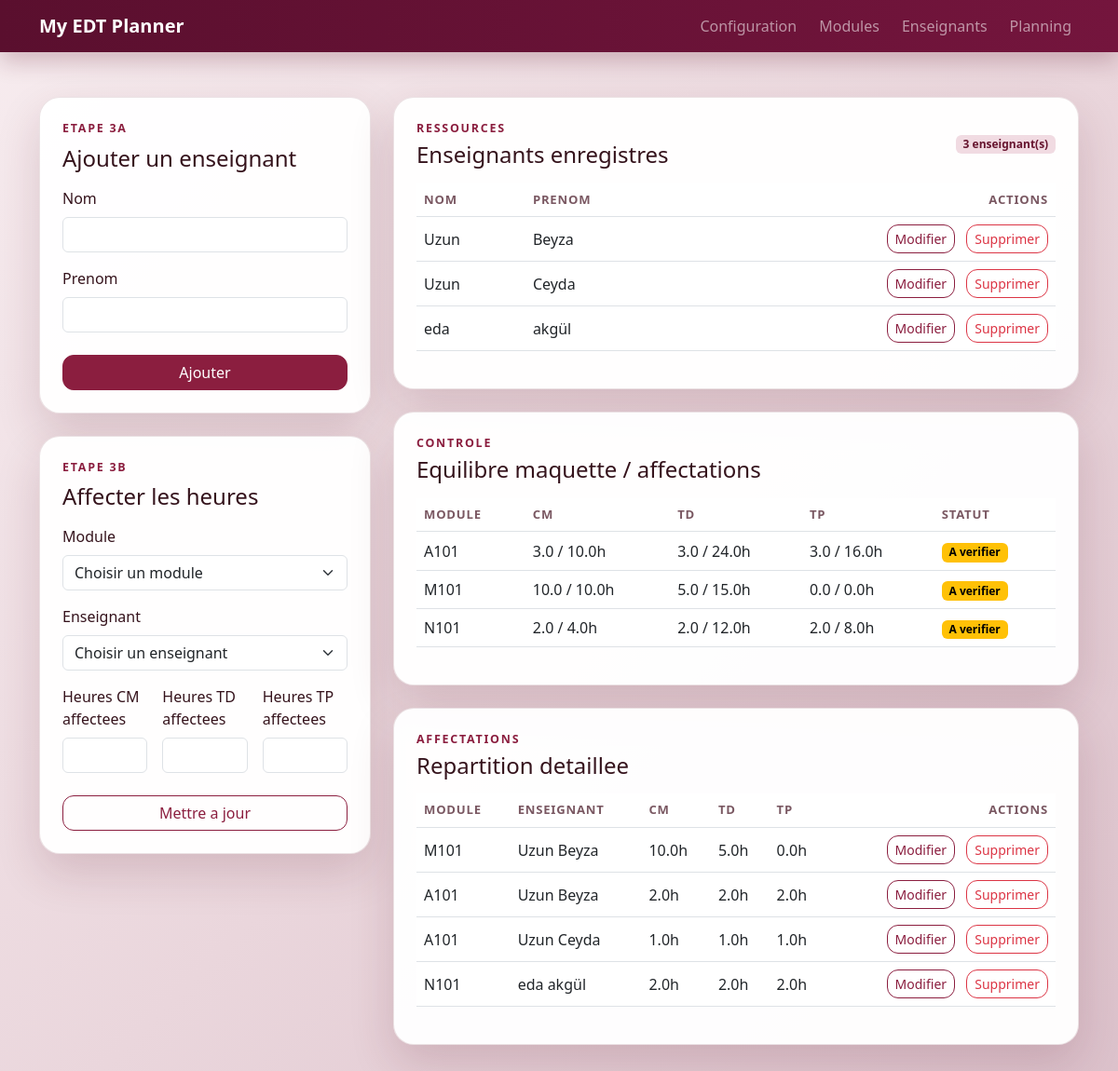
Page /instructors on the committed database.
### models.py (models this page shows)
class Instructor(db.Model):
    id = db.Column(db.Integer, primary_key=True)
    instructor_name = db.Column(db.String(100), nullable=False)
    instructor_surname = db.Column(db.String(100), nullable=False)
    @property
    def full_name(self):
        return f"{self.instructor_name} {self.instructor_surname}"

class Module(db.Model):
    id = db.Column(db.Integer, primary_key=True)
    module_code = db.Column(db.String(50), nullable=False, unique=True)
    module_name = db.Column(db.String(100), nullable=False)
    cm_hours = db.Column(db.Integer, nullable=False, default=0)
    td_hours = db.Column(db.Integer, nullable=False, default=0)
    tp_hours = db.Column(db.Integer, nullable=False, default=0)
    def reference_hours(self, session_type):
        if session_type == "CM":
            return self.cm_hours
        if session_type == "TD":
            return self.td_hours
        return self.tp_hours

class TeachingAssignment(db.Model):
    id = db.Column(db.Integer, primary_key=True)
    module_id = db.Column(db.Integer, db.ForeignKey("module.id"), nullable=False)
    instructor_id = db.Column(db.Integer, db.ForeignKey("instructor.id"), nullable=False)
    cm_hours = db.Column(db.Float, nullable=False, default=0)
    td_hours = db.Column(db.Float, nullable=False, default=0)
    tp_hours = db.Column(db.Float, nullable=False, default=0)
    module = db.relationship("Module", backref=db.backref("assignments", lazy=True, cascade="all, delete-orphan"))
    instructor = db.relationship("Instructor", backref=db.backref("assignments", lazy=True, cascade="all, delete-orphan"))
    __table_args__ = (db.UniqueConstraint("module_id", "instructor_id", name="uq_assignment_module_instructor"),)
    def hours_for(self, session_type):
        if session_type == "CM":
            return self.cm_hours
        if session_type == "TD":
            return self.td_hours
        return self.tp_hours

### routes.py (the view, shortened to what this page needs)
    @app.route("/instructors", methods=["GET", "POST"])
    def manage_instructors():
        training = get_training()
        instructor_form = InstructorForm(prefix="teacher")
        assignment_form = AssignmentForm(prefix="assignment")
        delete_form = DeleteForm()
        assignment_form.module_id.choices = build_module_choices()
        assignment_form.instructor_id.choices = build_instructor_choices()
        return render_instructors_page(instructor_form, assignment_form, delete_form, training)

### forms.py
class InstructorForm(FlaskForm):
    instructor_name = StringField("Nom", validators=[DataRequired(), Length(max=100)])
    instructor_surname = StringField("Prenom", validators=[DataRequired(), Length(max=100)])
    submit = SubmitField("Ajouter")

class AssignmentForm(FlaskForm):
    module_id = SelectField("Module", coerce=int, validators=[NumberRange(min=1, message="Choisissez un module.")])
    instructor_id = SelectField("Enseignant", coerce=int, validators=[NumberRange(min=1, message="Choisissez un enseignant.")])
    cm_hours = FloatField("Heures CM affectees", validators=[InputRequired(), NumberRange(min=0, max=500)])
    td_hours = FloatField("Heures TD affectees", validators=[InputRequired(), NumberRange(min=0, max=500)])
    tp_hours = FloatField("Heures TP affectees", validators=[InputRequired(), NumberRange(min=0, max=500)])
    submit = SubmitField("Mettre a jour")

### models.py (called while the page is built)
    def group_multiplier(self, session_type):
        if session_type == "TD":
            return max(self.td_groups, 1)
        if session_type == "TP":
            return max(self.tp_groups, 1)
        return 1

### services.py (called while the page is built)
def get_training():
    return Training.query.order_by(Training.id.asc()).first()

def build_module_choices():
    return [(0, "Choisir un module")] + [
        (module.id, f"{module.module_code} - {module.module_name}")
        for module in Module.query.order_by(Module.module_code.asc()).all()
    ]

def build_instructor_choices():
    return [(0, "Choisir un enseignant")] + [
        (instructor.id, instructor.full_name)
        for instructor in Instructor.query.order_by(Instructor.instructor_surname.asc(), Instructor.instructor_name.asc()).all()
    ]

def effective_reference_hours(module, training, session_type):
    if module is None:
        return 0
    multiplier = training.group_multiplier(session_type) if training else 1
    return float(module.reference_hours(session_type) * multiplier)

def assigned_hours(module_id, session_type):
    assignments = TeachingAssignment.query.filter_by(module_id=module_id).all()
    return round(sum(assignment.hours_for(session_type) for assignment in assignments), 2)

### templates/instructors.html (shortened to what this page needs)
{% extends "base.html" %}
{% block content %}
<div class="row g-4">
    <div class="col-xl-4">
        <div class="content-card p-4 mb-4">
            <p class="section-kicker mb-2">Etape 3A</p>
            <h1 class="h4 mb-3">{{ 'Modifier un enseignant' if editing_instructor else 'Ajouter un enseignant' }}</h1>
            <form method="POST" novalidate action="{{ url_for('edit_instructor', instructor_id=editing_instructor.id) if editing_instructor else url_for('manage_instructors') }}">
                <div class="mb-3">{{ instructor_form.instructor_name.label(class="form-label") }}{{ instructor_form.instructor_name(class="form-control") }}</div>
                <div class="mb-4">{{ instructor_form.instructor_surname.label(class="form-label") }}{{ instructor_form.instructor_surname(class="form-control") }}</div>
                {{ instructor_form.submit(class="btn btn-primary w-100", value='Mettre a jour' if editing_instructor else 'Ajouter') }}
            </form>
        </div>
        <div class="content-card p-4">
            <p class="section-kicker mb-2">Etape 3B</p>
            <h2 class="h4 mb-3">{{ 'Modifier une affectation' if editing_assignment else 'Affecter les heures' }}</h2>
            <form method="POST" novalidate action="{{ url_for('edit_assignment', assignment_id=editing_assignment.id) if editing_assignment else url_for('manage_instructors') }}">
                <div class="mb-3">{{ assignment_form.module_id.label(class="form-label") }}{{ assignment_form.module_id(class="form-select") }}</div>
                <div class="mb-3">{{ assignment_form.instructor_id.label(class="form-label") }}{{ assignment_form.instructor_id(class="form-select") }}</div>
                <div class="row g-3 mb-4">
                    <div class="col-md-4">{{ assignment_form.cm_hours.label(class="form-label") }}{{ assignment_form.cm_hours(class="form-control", min="0", step="0.5") }}</div>
                    <div class="col-md-4">{{ assignment_form.td_hours.label(class="form-label") }}{{ assignment_form.td_hours(class="form-control", min="0", step="0.5") }}</div>
                    <div class="col-md-4">{{ assignment_form.tp_hours.label(class="form-label") }}{{ assignment_form.tp_hours(class="form-control", min="0", step="0.5") }}</div>
                </div>
                {{ assignment_form.submit(class="btn btn-outline-primary w-100", value='Mettre a jour' if editing_assignment else 'Mettre a jour') }}
            </form>
        </div>
    </div>
    <div class="col-xl-8">
        <div class="content-card p-4 mb-4">
            <div class="d-flex justify-content-between align-items-center mb-3">
                <div>
                    <p class="section-kicker mb-1">Ressources</p>
                    <h2 class="h4 mb-0">Enseignants enregistres</h2>
                </div>
                <span class="badge text-bg-light">{{ instructors|length }} enseignant(s)</span>
            </div>
            {% if instructors %}
            <div class="table-responsive">
                <table class="table align-middle">
                    <thead><tr><th>Nom</th><th>Prenom</th><th class="text-end no-print">Actions</th></tr></thead>
                    <tbody>
                        {% for instructor in instructors %}
                        <tr>
                            <td>{{ instructor.instructor_name }}</td>
                            <td>{{ instructor.instructor_surname }}</td>
                            <td class="text-end no-print">
                                <a href="{{ url_for('edit_instructor', instructor_id=instructor.id) }}" class="btn btn-sm btn-outline-primary me-2">Modifier</a>
                                <form method="POST" action="{{ url_for('delete_instructor', instructor_id=instructor.id) }}" class="d-inline">
                                    <button type="submit" class="btn btn-sm btn-outline-danger">Supprimer</button>
                                </form>
                            </td>
                        </tr>
                        {% endfor %}
                    </tbody>
                </table>
            </div>
            {% else %}
            <div class="empty-state">No instructors yet.</div>
            {% endif %}
        </div>
        <div class="content-card p-4 mb-4">
            <p class="section-kicker mb-1">Controle</p>
            <h2 class="h4 mb-3">Equilibre maquette / affectations</h2>
            {% if assignment_rows %}
            <div class="table-responsive">
                <table class="table align-middle">
                    <thead>
                        <tr><th>Module</th><th>CM</th><th>TD</th><th>TP</th><th>Statut</th></tr>
                    </thead>
                    <tbody>
                        {% for row in assignment_rows %}
                        <tr>
                            <td>{{ row.module.module_code }}</td>
                            <td>{{ row.allocated.CM }} / {{ row.expected.CM }}h</td>
                            <td>{{ row.allocated.TD }} / {{ row.expected.TD }}h</td>
                            <td>{{ row.allocated.TP }} / {{ row.expected.TP }}h</td>
                            <td>
                                <span class="badge {{ 'text-bg-success' if row.balanced else 'text-bg-warning' }}">
                                    {{ 'OK' if row.balanced else 'A verifier' }}
                                </span>
                            </td>
                        </tr>
                        {% endfor %}
                    </tbody>
                </table>
            </div>
            {% else %}
            <div class="empty-state">Aucun module a controler.</div>
            {% endif %}
        </div>
        <div class="content-card p-4">
            <p class="section-kicker mb-1">Affectations</p>
            <h2 class="h4 mb-3">Repartition detaillee</h2>
            {% if assignments %}
            <div class="table-responsive">
                <table class="table align-middle">
                    <thead><tr><th>Module</th><th>Enseignant</th><th>CM</th><th>TD</th><th>TP</th><th class="text-end no-print">Actions</th></tr></thead>
                    <tbody>
                        {% for assignment in assignments %}
                        <tr>
                            <td>{{ assignment.module.module_code }}</td>
                            <td>{{ assignment.instructor.full_name }}</td>
                            <td>{{ assignment.cm_hours }}h</td>
                            <td>{{ assignment.td_hours }}h</td>
                            <td>{{ assignment.tp_hours }}h</td>
                            <td class="text-end no-print">
                                <a href="{{ url_for('edit_assignment', assignment_id=assignment.id) }}" class="btn btn-sm btn-outline-primary me-2">Modifier</a>
                                <form method="POST" action="{{ url_for('delete_assignment', assignment_id=assignment.id) }}" class="d-inline">
                                    <button type="submit" class="btn btn-sm btn-outline-danger">Supprimer</button>
                                </form>
                            </td>
                        </tr>
                        {% endfor %}
                    </tbody>
                </table>
            </div>
            {% else %}
            <div class="empty-state">Aucune affectation enregistree.</div>
            {% endif %}
        </div>
    </div>
</div>
{% endblock %}

### templates/base.html (shortened to what this page needs)
<!DOCTYPE html>
<html lang="fr">
<head>
    <link href="https://cdn.jsdelivr.net/npm/bootstrap@5.3.0-alpha3/dist/css/bootstrap.min.css" rel="stylesheet">
    <link rel="stylesheet" href="{{ url_for('static', filename='style.css') }}">
</head>
<body>
    <nav class="navbar navbar-expand-lg navbar-dark app-navbar no-print">
        <div class="container">
            <a class="navbar-brand fw-semibold" href="{{ url_for('home') }}">My EDT Planner</a>
            <div class="collapse navbar-collapse" id="navbarNav">
                <ul class="navbar-nav ms-auto gap-lg-2">
                    <li class="nav-item"><a class="nav-link" href="{{ url_for('configure') }}">Configuration</a></li>
                    <li class="nav-item"><a class="nav-link" href="{{ url_for('manage_modules') }}">Modules</a></li>
                    <li class="nav-item"><a class="nav-link" href="{{ url_for('manage_instructors') }}">Enseignants</a></li>
                    <li class="nav-item"><a class="nav-link" href="{{ url_for('manage_schedule') }}">Planning</a></li>
                </ul>
            </div>
        </div>
    </nav>
    <main class="container py-4 py-lg-5">
        {% block content %}{% endblock %}
    </main>
</body>
</html>

### static/style.css (style rules this page uses)
:root { --app-bg: linear-gradient(135deg, #f7ecef 0%, #ead6dc 52%, #dbc0ca 100%); --nav-bg: #5a0f2e; --nav-bg-soft: #74153d; --accent: #8b1e3f; --accent-strong: #67152f; --accent-soft: #f1dbe2; --text-main: #35131c; --text-muted: #7a5862; --border-soft: rgba(90, 18, 39, 0.12); --card-shadow: 0 20px 48px rgba(90, 18, 39, 0.16); }
body { font-family: "Segoe UI", Tahoma, Geneva, Verdana, sans-serif; margin: 0; padding: 0; background: var(--app-bg); min-height: 100vh; color: var(--text-main); }
.app-navbar { background: linear-gradient(90deg, var(--nav-bg) 0%, var(--nav-bg-soft) 100%); box-shadow: 0 10px 24px rgba(90, 18, 39, 0.24); }
.hero-card, .content-card { background: rgba(255, 255, 255, 0.96); border-radius: 22px; box-shadow: var(--card-shadow); border: 1px solid var(--border-soft); }
.section-kicker { text-transform: uppercase; letter-spacing: 0.14em; font-size: 0.78rem; color: var(--accent); font-weight: 700; }
.table thead th { font-size: 0.82rem; text-transform: uppercase; letter-spacing: 0.06em; color: var(--text-muted); }
.btn { border-radius: 12px; }
.btn-primary { background: var(--accent); border-color: var(--accent); }
.btn-outline-primary { color: var(--accent); border-color: var(--accent); }
.badge.text-bg-light { background: var(--accent-soft) !important; color: var(--accent-strong) !important; }

### rows in the picture
Instructor: instructor_name "Uzun", instructor_surname "Beyza"
Instructor: instructor_name "Uzun", instructor_surname "Ceyda"
Instructor: instructor_name "eda", instructor_surname "akgül"
Module: module.module_code "A101"
TeachingAssignment: module.module_code "M101", allocated.CM "10.0", expected.CM "10.0", allocated.TD "5.0", expected.TD "15.0", allocated.TP "0.0", expected.TP "0.0", balanced "A verifier", instructor.full_name "Uzun Beyza", cm_hours "10.0", td_hours "5.0", tp_hours "0.0"
Module: module.module_code "N101"
TeachingAssignment: module.module_code "A101", instructor.full_name "Uzun Beyza", cm_hours "2.0", td_hours "2.0", tp_hours "2.0"
TeachingAssignment: module.module_code "A101", instructor.full_name "Uzun Ceyda", cm_hours "1.0", td_hours "1.0", tp_hours "1.0"
TeachingAssignment: module.module_code "N101", instructor.full_name "eda akgül", cm_hours "2.0", td_hours "2.0", tp_hours "2.0"

### other values in the picture
{{ instructor_form.instructor_name.label(class="form-label") }} "Nom"
{{ instructor_form.instructor_surname.label(class="form-label") }} "Prenom"
{{ assignment_form.module_id.label(class="form-label") }} "Module"
{{ assignment_form.instructor_id.label(class="form-label") }} "Enseignant"
{{ assignment_form.cm_hours.label(class="form-label") }} "Heures CM affectees"
{{ assignment_form.td_hours.label(class="form-label") }} "Heures TD affectees"
{{ assignment_form.tp_hours.label(class="form-label") }} "Heures TP affectees"
{{ instructors|length }} "3"
{{ row.allocated.CM }} "3.0" "2.0"
{{ row.expected.CM }} "10.0" "4.0"
{{ row.allocated.TD }} "3.0" "2.0"
{{ row.expected.TD }} "24.0" "12.0"
{{ row.allocated.TP }} "3.0" "2.0"
{{ row.expected.TP }} "16.0" "8.0"
{{ 'OK' if row.balanced else 'A verifier' }} "A verifier" "A verifier"
